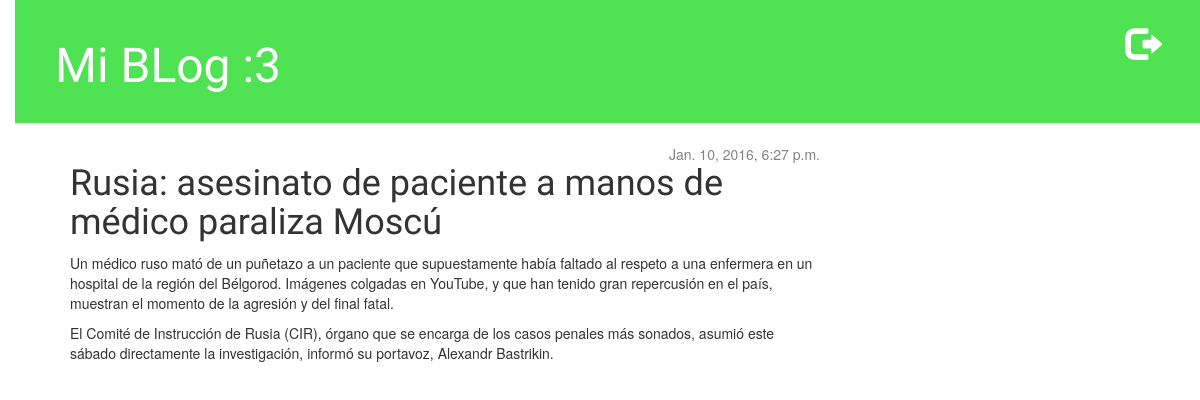
The app's page /post/2/, older data.
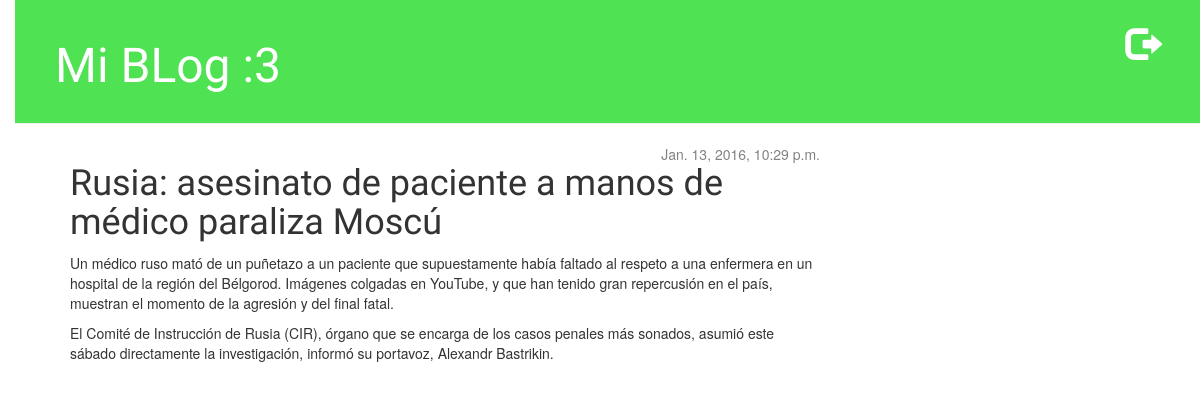
The same page, newer data.
### blog/models.py (models this page shows, shortened)
class Post(models.Model):
	autor=models.ForeignKey('auth.User')
	titulo=models.CharField(max_length=200)
	texto=models.TextField()
	creacion_fecha=models.DateTimeField(default=timezone.now)
	publicacion_fecha=models.DateTimeField(blank=True,null=True)

### blog/views.py (the view)
# urls.py: url(r'^post/(?P<post_pk>[0-9]+)/$', views.post_detalle,name='post_detalle'),
def post_detalle(request,post_pk):
	post=get_object_or_404(Post,pk=post_pk)
	return render(request, 'blog/post_detalle.html',{'post':post})

### blog/templates/blog/post_detalle.html (shortened to what this page needs)
{% extends 'blog/base.html' %}
    {% block content %}
        <div class="date">
	        {% if post.publicacion_fecha %}
	            {{ post.publicacion_fecha }}
	        {% else %}
	        	<a class="btn btn-default" href="{% url 'blog.views.post_publicar' post_pk=post.pk %}">publicar</a>
	        {% endif %}
        </div>
        <h1>{{ post.titulo }}</h1>
        <p>{{ post.texto|linebreaks }}</p>
    {% endblock %}

Row changes from the older to the newer data that the page shows:
changed Post "Rusia: asesinato de paciente a manos de médico paraliza Moscú": publicacion_fecha "Jan. 10, 2016, 6:27 p.m." → "Jan. 13, 2016, 10:29 p.m."
